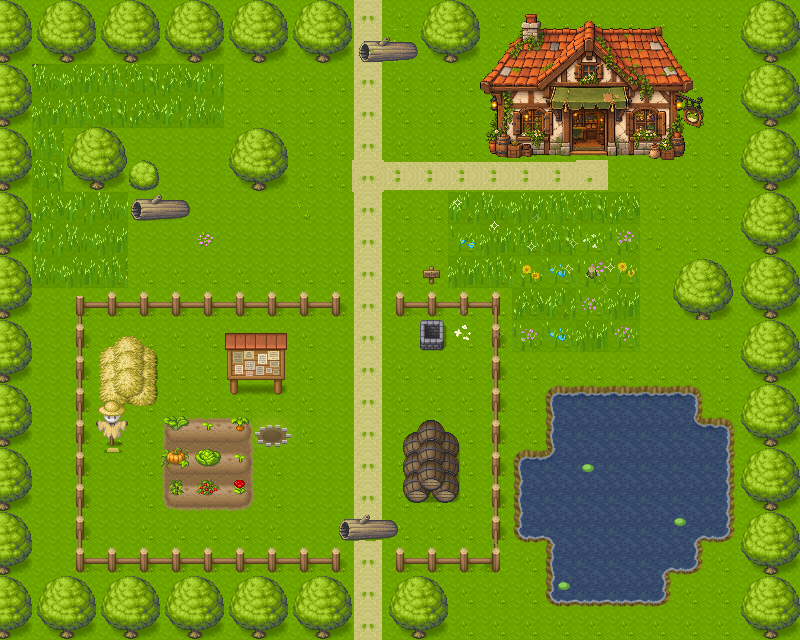

The image is a tile-based game level rendered from a .tmx file. Its description and source (layers, tilesets, objects; grid data summarised) follow:
An orthogonal 25x20 tile map with 32x32 px tiles, 8 tile layers (Ground, Dressing, TallGrass, Water, ...), 1 hidden layer not drawn, 8 tilesets and 3 objects (start, shop-door, animated-sprite).

<map version="1.9" tiledversion="1.9.2" orientation="orthogonal" renderorder="right-down" width="25" height="20" tilewidth="32" tileheight="32" infinite="0" nextlayerid="15" nextobjectid="901">
 <tileset firstgid="1" source="[Base]BaseChip_pipo.tsx" />
 <tileset firstgid="1001" source="collision.tsx" />
 <tileset firstgid="1002" source="pond-anim.tsx" />
 <tileset firstgid="1149" source="fieldmap-v10.tsx" />
 <tileset firstgid="1649" source="meadow-glow.tsx" />
 <tileset firstgid="1705" source="meadow-sparkles.tsx" />
 <tileset firstgid="2035" source="campfire-glow.tsx" />
 <tileset firstgid="2089" source="tall-grass.tsx" />
 <layer id="1" name="Ground" width="25" height="20"><data>[500 cells, 500 non-empty, 1 distinct tile ids]</data></layer>
 <layer id="5" name="Dressing" width="25" height="20">
  <data>[500 cells, 500 non-empty, 499 distinct tile ids]</data>
 </layer>
 <layer id="15" name="TallGrass" width="25" height="20">
  <data>[500 cells, 49 non-empty, 8 distinct tile ids]</data>
 </layer>
 <layer id="9" name="Water" width="25" height="20">
  <data>[500 cells, 49 non-empty, 49 distinct tile ids]</data>
 </layer>
 <layer id="11" name="MeadowGlow" width="25" height="20" visible="0">
  <data>[500 cells, 56 non-empty, 56 distinct tile ids]</data>
 </layer>
 <layer id="12" name="MeadowSparkles" width="25" height="20">
  <data>[500 cells, 30 non-empty, 30 distinct tile ids]</data>
 </layer>
 <layer id="13" name="CampfireGlow" width="25" height="20">
  <data>[500 cells, 9 non-empty, 9 distinct tile ids]</data>
 </layer>
 <layer id="10" name="Collisions" width="25" height="20">
  <data>[500 cells, 260 non-empty, 1 distinct tile ids]</data>
 </layer>
 <layer id="14" name="Wayfinding sign" width="25" height="20"><data>[500 cells, 1 non-empty, 1 distinct tile ids]</data></layer>
 <objectgroup id="3" name="Objects">
  <object id="1" name="start" class="start" x="368" y="176"><point /></object>
  <object id="900" name="shop-door" class="shop-door" x="576" y="128" width="32" height="32" />
  <object id="950" name="campfire" class="animated-sprite" x="256" y="416" width="32" height="32"><properties><property name="sheet" value="fx/campfire.png" /><property name="frames" value="3" /><property name="fps" value="8" /></properties></object>
 </objectgroup>
</map>
